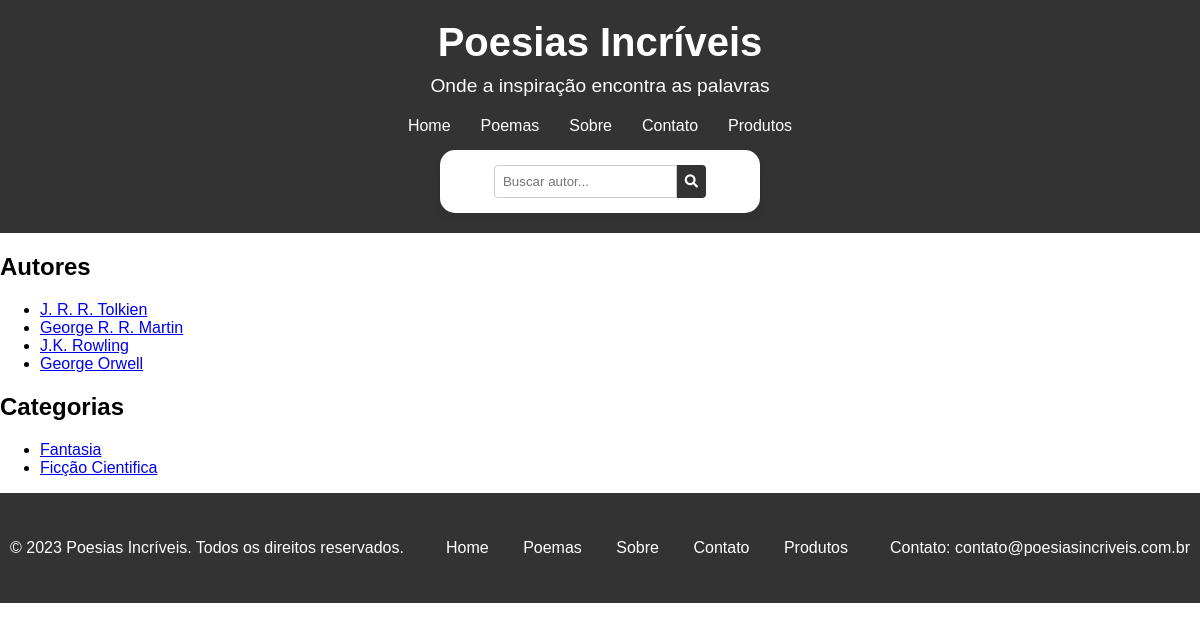
Page /home/ on the earlier database version.
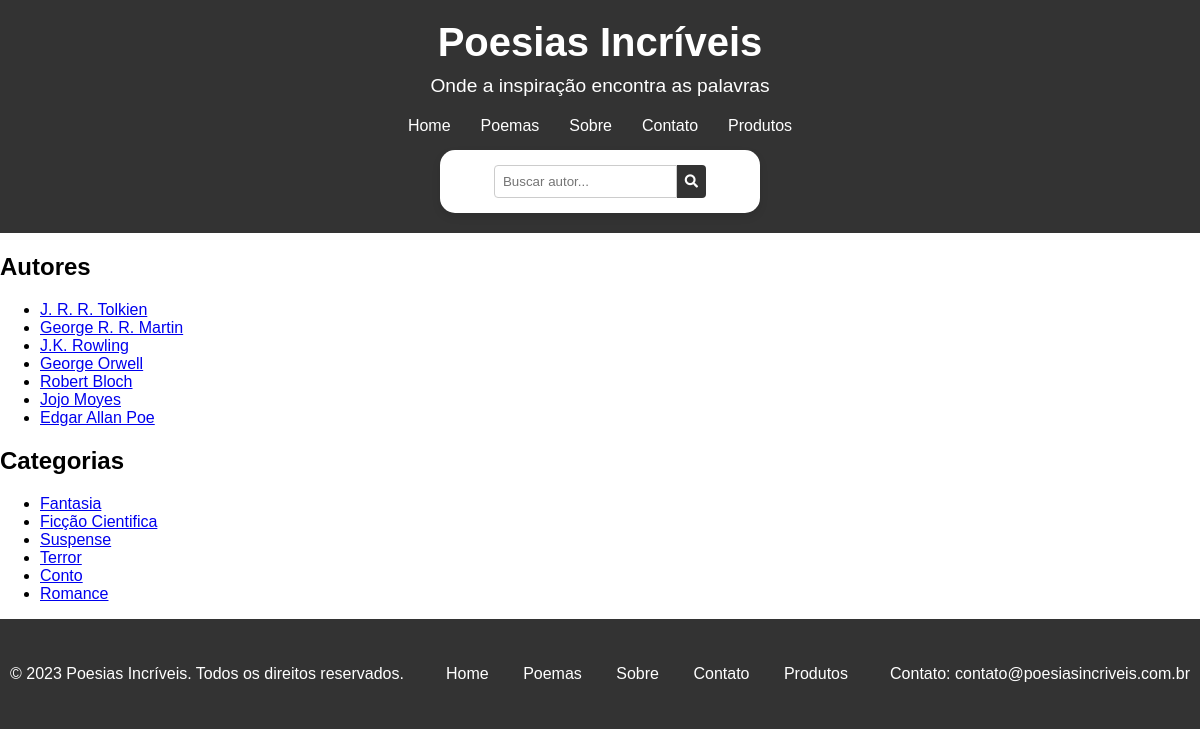
Same page on the later database version.
### poesias/models.py (models this page shows, shortened)
class Author(models.Model):
    name = models.CharField(max_length=100)

class Category(models.Model):
    name = models.CharField(max_length=100)

### poesias/views.py (the view)
# urls.py: 2. Add a URL to urlpatterns:  path('', views.home, name='home')
def home(request):
    authors = Author.objects.all()
    categories = Category.objects.all()
    return render(request, 'home.html', context={
        'authors': authors,
        'categories': categories
    })

### poesias/templates/home.html (shortened to what this page needs)
<!DOCTYPE html>
<html lang="en">
<head>
</head>
<body>
    {% include 'base_templates/header.html' %}
    <h2>Autores</h2>
    <ul>
        {% for author in authors %}
            <li><a href="{% url 'author_id' author.id %}">{{ author.name }}</a></li>
        {% endfor %}
    </ul>
    <h2>Categorias</h2>
    <ul>
        {% for category in categories %}
            <li><a href="{% url 'category_id' category.id %}">{{ category.name }}</a></li>
        {% endfor %}
    </ul>
    {% include 'base_templates/footer.html' %}
</body>
</html>

### poesias/templates/base_templates/header.html (shortened to what this page needs)
<!DOCTYPE html>
{% load static %}
<html lang="pt-BR">
<head>
    <link rel="stylesheet" href="{% static 'poesias/css/header.css' %}">
    <link rel="stylesheet" href="https://cdnjs.cloudflare.com/ajax/libs/font-awesome/5.15.3/css/all.min.css">
</head>
<body>
    <header>
        <div class="header-container">
            <h1>Poesias Incríveis</h1>
            <p class="slogan">Onde a inspiração encontra as palavras</p>
            <nav>
                <ul>
                    <li><a href="/home">Home</a></li>
                    <li><a href="/poema_detail">Poemas</a></li>
                    <li><a href="/sobre">Sobre</a></li>
                    <li><a href="/contato">Contato</a></li>
                    <li><a href="/produtos">Produtos</a></li>
                </ul>
            </nav>
            <div class="search-section">
                <div class="wrapper">
                    <form action="{% url 'search' %}" method="GET" class="search-form">
                        <input type="search" name="query" placeholder="Buscar autor..." required>
                        <button type="submit"><i class="fas fa-search"></i></button>
                    </form>
                </div>
            </div>
        </div>
    </header>
</body>
</html>

### poesias/templates/base_templates/footer.html (shortened to what this page needs)
<!DOCTYPE html>
{% load static %}
<html lang="pt-BR">
<head>
    <link rel="stylesheet" href="{% static 'poesias/css/header.css' %}">
</head>
<body>
    <footer>
        <div class="footer-container">
            <div class="footer-section">
                <p>&copy; 2023 Poesias Incríveis. Todos os direitos reservados.</p>
            </div>
            <div class="footer-section">
                <ul>
                    <li><a href="/home">Home</a></li>
                    <li><a href="/poema_detail">Poemas</a></li>
                    <li><a href="/sobre">Sobre</a></li>
                    <li><a href="/contato">Contato</a></li>
                    <li><a href="/produtos">Produtos</a></li>
                </ul>
            </div>
            <div class="footer-section">
                <p>Contato: contato@poesiasincriveis.com.br</p>
            </div>
        </div>
    </footer>
</body>
</html>

### static/poesias/css/header.css (style rules this page uses)
body { font-family: Arial, sans-serif; margin: 0; padding: 0; }
header { background-color: #333; color: white; padding: 20px; text-align: center; }
.header-container { max-width: 1200px; margin: 0 auto; }
h1 { margin: 0; font-size: 2.5em; }
.slogan { font-size: 1.2em; margin: 10px 0 20px; }
nav ul { list-style-type: none; padding: 0; margin: 0; display: flex; justify-content: center; margin-bottom: 15px; }
nav ul li { margin: 0 15px; }
nav ul li a { color: white; text-decoration: none; font-size: 1em; transition: color 0.3s; }
.search-section { background: #fff; padding: 15px; max-width: 25%; box-shadow: 0 4px 8px rgba(0,0,0,0.1); margin: 0 auto; border-radius: 15px; }
.wrapper { width: 90%; margin: 0 auto; }
.search-form { display: flex; justify-content: center; }
.search-form input[type="search"] { width: 70%; padding: 0.5rem; border: 1px solid #ccc; border-radius: 4px 0 0 4px; }
.search-form button { padding: 0.5rem; border: none; background: #333; color: #fff; border-radius: 0 4px 4px 0; cursor: pointer; }
footer { background-color: #333; color: white; padding: 20px 0; text-align: center; width: 100%; bottom: 0; }
.footer-container { max-width: 1200px; margin: 0 auto; display: flex; justify-content: space-between; align-items: center; flex-wrap: wrap; }
.footer-section { margin: 10px; }
.footer-section ul { list-style-type: none; padding: 0; margin: 0; }
.footer-section ul li { display: inline; margin: 0 15px; }
.footer-section ul li a { color: white; text-decoration: none; font-size: 1em; transition: color 0.3s; }

Differences in the rows shown:
added Author: name "Robert Bloch"
added Author: name "Jojo Moyes"
added Author: name "Edgar Allan Poe"
added Category: name "Suspense"
added Category: name "Terror"
added Category: name "Conto"
added Category: name "Romance"
